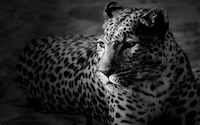
//> input picture lab02/images/tiger.jpeg, 200 x 125 px
$ ./app   (built with g++ and OpenCV 4)
//> lines starting //> are read from the running program, lines starting //| are printed output that depends on the picture; after the words box and inside, x2 and y2 are one past the last pixel; in counts of white or black regions, pixels touching at a corner belong together
# pragma GCC optimize("O3")
#include <iostream>
#include <vector>
#include <map>
#include <opencv2/opencv.hpp>

using namespace std;
using namespace cv;

#define pb push_back
#define INF 0x7f7f7f

struct Image {
  string imageName;
  Mat originImage, imageAfterProcess;
  Mat rHisImage, bHisImage, gHisImage;
  Mat rEquaImage, bEquaImage, gEquaImage;
  int height, width;
  map<int, int> rHis, gHis, bHis;
  map<int, int> rEqua, gEqua, bEqua;
  vector<int> subSum;


  Image(const string imagePath) {
//> called with imagePath = "./images/tiger.jpeg"
    this -> originImage  = imread(imagePath);
//> this->originImage is the input picture: 125 rows x 200 cols, CV_8UC3; min 0, max 245, mean 41.6
    this -> height = (this -> originImage).rows;
//> this->height = 125
    this -> width  = (this -> originImage).cols;
//> this->width = 200
    this -> imageName = getImageName(imagePath);

    for(int i = 0; i < 256; i++) {
      rHis[i] = gHis[i] = bHis[i] = 0;
    }
  }

  string getImageName(string imagePath) {
    size_t lastSlash = imagePath.find_last_of("/");
    string fileName = (lastSlash == string::npos) ?
      imagePath :
      imagePath.substr(lastSlash + 1);

    // 移除副檔名
    size_t lastDot = fileName.find_last_of(".");
    if (lastDot != string::npos) {
      return fileName.substr(0, lastDot);
    }
    return fileName;
  }


  void calculateHis() {
    for(int i = 0; i < height; i++) {
      for(int j = 0; j < width; j++) {
        Vec3b &color = originImage.at<Vec3b>(i, j);
        bHis[color[0]]++;
        gHis[color[1]]++;
        rHis[color[2]]++;
      }
    }

    rHisImage  = generateHis(rHis);
    gHisImage  = generateHis(gHis);
    bHisImage  = generateHis(bHis);
    rEquaImage = generateEquaHis(rHis, rEqua);
    gEquaImage = generateEquaHis(gHis, gEqua);
    bEquaImage = generateEquaHis(bHis, bEqua);


    return;
  }

  Mat generateEquaHis(map<int, int>& color, map<int, int>& equaColor) {
    int sum = 0;
    for(int i = 0; i < 256; i++) {
      sum += color[i];
      subSum.pb(sum);
    }

    for(int i = 0; i < 256; i++) {
      int curKey = 255.0 * (( double )subSum[i] / (double)*subSum.rbegin());
      equaColor[curKey] += color[i];
    }

    return generateHis(equaColor);
  }


  Mat generateHis(map<int, int>& color) {
    int maxHeight = -INF;
    for(auto it : color) {
      maxHeight = max(maxHeight, it.second);
    }

    maxHeight += 1;

    Mat image(maxHeight, 256, CV_8UC3, Scalar(0, 0, 0));

    for(int j = 0; j < 256; j++) {
      int amountOfColor = color[j];
      for(int i = 0; i < maxHeight; i++) {
        if ( maxHeight - i <= amountOfColor ) {
          Vec3b &curColor = image.at<Vec3b>(i, j);
          for(int k = 0; k < 3; k++) curColor[k] = 255;
        }
      }
    }
    return image;
  }


  void saveAllImages() {
    string imagePrefix = "./res/" + imageName;
    imwrite(imagePrefix + "_origin.png", originImage);
    imwrite(imagePrefix + "_process.png", imageAfterProcess);

    imwrite(imagePrefix + "_R_HIS.png", rHisImage);
    imwrite(imagePrefix + "_G_HIS.png", gHisImage);
    imwrite(imagePrefix + "_B_HIS.png", bHisImage);

    imwrite(imagePrefix + "_B_EQUA.png", bHisImage);
    imwrite(imagePrefix + "_G_EQUA.png", gHisImage);
    imwrite(imagePrefix + "_R_EQUA.png", rHisImage);
    return;
  }


  void showAllHis() {
    imshow(imageName + " R HIS",  rHisImage);
    imshow(imageName + " R Equa", rEquaImage);
    imshow(imageName + " G HIS",  gHisImage);
    imshow(imageName + " G Equa", gEquaImage);
    imshow(imageName + " B HIS",  bHisImage);
    imshow(imageName + " B Equa", bEquaImage);
    return;
  }

  void showBeforeAfter() {
    imshow(imageName + " original Image", originImage);
    imshow(imageName + " processing Image", imageAfterProcess);
    return;
  }


  void transformImage() {
    Mat background(height, width, CV_8UC3, Scalar(0, 0, 0));
    imageAfterProcess = background;

    for(int i = 0; i < height; i++) {
      for(int j = 0; j < width; j++) {
        Vec3b originColor = originImage.at<Vec3b>(i, j);
        Vec3b &curColor   = imageAfterProcess.at<Vec3b>(i, j);

        // b, g, r
        int bColorOfOrigin  = originColor[0];
        int bColorOfProcess = 255 * subSum[bColorOfOrigin] / *subSum.rbegin();
        curColor[0] = bColorOfProcess;

        int gColorOfOrigin  = originColor[1];
        int gColorOfProcess = 255 * subSum[gColorOfOrigin] / *subSum.rbegin();
        curColor[1] = gColorOfProcess;


        int rColorOfOrigin  = originColor[2];
        int rColorOfProcess = 255 * subSum[rColorOfOrigin] / *subSum.rbegin();
        curColor[2] = rColorOfProcess;
      }
    }
    return;
  }

};

int main () {
  Image arr[4] = {Image("./images/tiger.jpeg"), Image("./images/woman.jpeg"), Image("./images/dog.jpeg"), Image("./images/Canada.png")};
//> call 2 of Image, with imagePath = "./images/woman.jpeg"
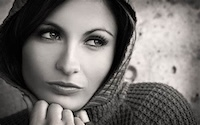
//> input picture lab02/images/woman.jpeg, 200 x 125 px
//> in Image, this->originImage is the input picture: 125 rows x 200 cols, CV_8UC3; mean B, G, R 109.6, 112.2, 116.1
//> call 3 of Image, with imagePath = "./images/dog.jpeg"
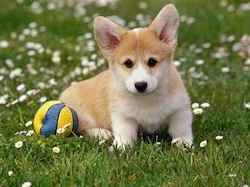
//> input picture lab02/images/dog.jpeg, 250 x 187 px
//> in Image, this->originImage is the input picture: 187 rows x 250 cols, CV_8UC3; mean B, G, R 75.1, 120.6, 116.7
//> in Image (call 3), `this -> height = (this -> originImage).rows;`: this->height = 187
//> in Image (call 3), `this -> width  = (this -> originImage).cols;`: this->width = 250
//> call 4 of Image, with imagePath = "./images/Canada.png"
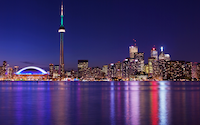
//> input picture lab02/images/Canada.png, 200 x 125 px
//> in Image, this->originImage is the input picture: 125 rows x 200 cols, CV_8UC3; mean B, G, R 101.6, 48.2, 62.5
//> in Image (call 4), `this -> height = (this -> originImage).rows;`: this->height = 125
//> in Image (call 4), `this -> width  = (this -> originImage).cols;`: this->width = 200

  for(int i = 0; i < 4; i++) {
    arr[i].calculateHis();
    arr[i].transformImage();
    arr[i].saveAllImages();
    // arr[i].showAllHis();
    // arr[i].showBeforeAfter();
  }
//> this loop made 4 passes
//> pass 1, in saveAllImages, `imwrite(imagePrefix + "_process.png", imageAfterProcess);`:
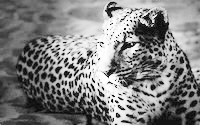
//> saved as tiger_process.png: 125 rows x 200 cols, CV_8UC3; min 12, max 255, mean 128.7
//> pass 2, in saveAllImages (call 2), `imwrite(imagePrefix + "_R_HIS.png", rHisImage);`:
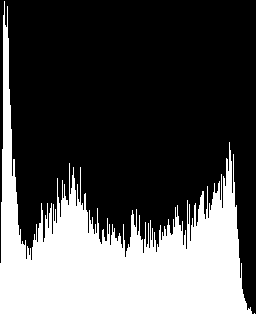
//> saved as woman_R_HIS.png: 314 rows x 256 cols, CV_8UC3; 31.1% white; 2 white regions (1 under 20 px), largest, box (x1, y1, x2, y2) and area: (0, 1, 252, 314) 24999

  // waitKey(0);
  return 0;
}
